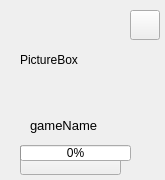
<?xml version="1.0" encoding="UTF-8"?>
<ui version="4.0">
 <class>GameItem</class>
 <widget class="QWidget" name="GameItem">
  <property name="geometry">
   <rect>
    <x>0</x>
    <y>0</y>
    <width>165</width>
    <height>180</height>
   </rect>
  </property>
  <property name="minimumSize">
   <size>
    <width>165</width>
    <height>180</height>
   </size>
  </property>
  <property name="maximumSize">
   <size>
    <width>170</width>
    <height>180</height>
   </size>
  </property>
  <property name="windowTitle">
   <string>Form</string>
  </property>
  <widget class="QProgressBar" name="progressBar">
   <property name="geometry">
    <rect>
     <x>20</x>
     <y>145</y>
     <width>111</width>
     <height>16</height>
    </rect>
   </property>
   <property name="minimumSize">
    <size>
     <width>10</width>
     <height>0</height>
    </size>
   </property>
   <property name="value">
    <number>0</number>
   </property>
   <property name="textVisible">
    <bool>true</bool>
   </property>
  </widget>
  <widget class="QPushButton" name="pushButton">
   <property name="geometry">
    <rect>
     <x>20</x>
     <y>145</y>
     <width>101</width>
     <height>30</height>
    </rect>
   </property>
   <property name="focusPolicy">
    <enum>Qt::NoFocus</enum>
   </property>
   <property name="styleSheet">
    <string notr="true"/>
   </property>
   <property name="text">
    <string/>
   </property>
  </widget>
  <widget class="QLabel" name="gameName">
   <property name="geometry">
    <rect>
     <x>30</x>
     <y>110</y>
     <width>100</width>
     <height>30</height>
    </rect>
   </property>
   <property name="font">
    <font>
     <pointsize>10</pointsize>
    </font>
   </property>
   <property name="text">
    <string>gameName</string>
   </property>
  </widget>
  <widget class="QLabel" name="pictureBox">
   <property name="geometry">
    <rect>
     <x>20</x>
     <y>10</y>
     <width>100</width>
     <height>100</height>
    </rect>
   </property>
   <property name="text">
    <string>PictureBox</string>
   </property>
  </widget>
  <widget class="QPushButton" name="likesButton">
   <property name="geometry">
    <rect>
     <x>130</x>
     <y>10</y>
     <width>30</width>
     <height>30</height>
    </rect>
   </property>
   <property name="text">
    <string/>
   </property>
   <property name="checkable">
    <bool>true</bool>
   </property>
  </widget>
  <zorder>pushButton</zorder>
  <zorder>gameName</zorder>
  <zorder>progressBar</zorder>
  <zorder>pictureBox</zorder>
  <zorder>likesButton</zorder>
 </widget>
 <resources/>
 <connections/>
</ui>
